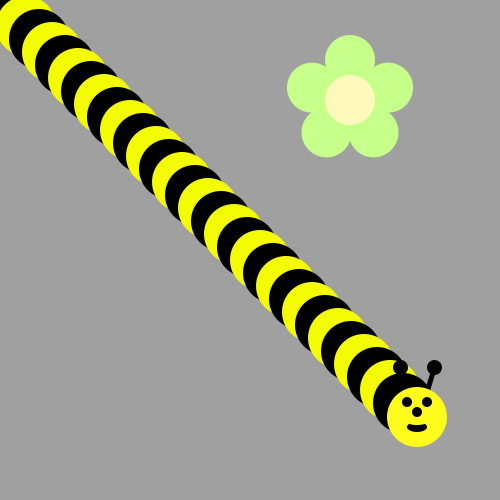
Frame 1 (no input)
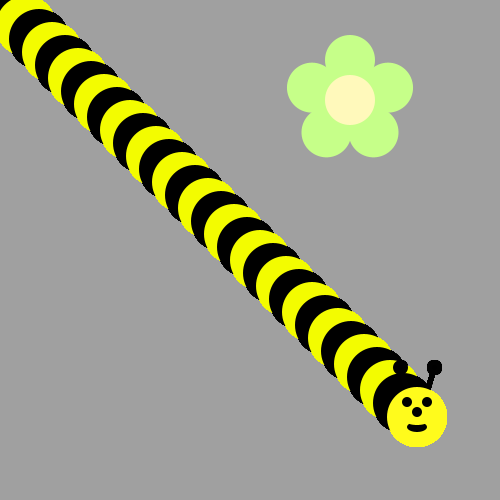
Frame 60 (the mouse pressed at the canvas centre just before this capture)
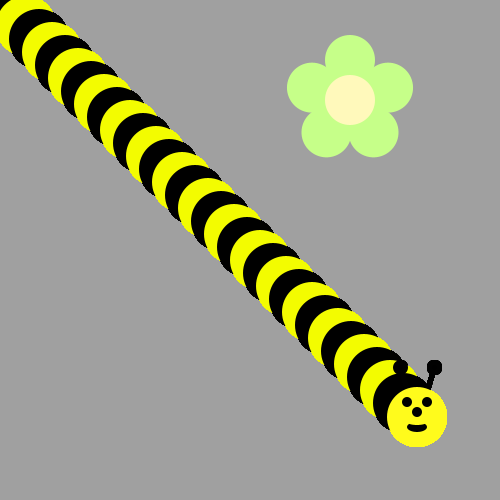
Frame 120 (the mouse held since frame 60 and released just before this capture)

The Processing sketch that drew these frames (run headless with seeded random() and noise(); from frame 60 on, the mouse is pressed at the canvas centre):

// Processing sketch: Bumble_Bee_Challenge
// ── Bumble_Bee_Challenge.pde
void draw() {
/*Use a loop to make a body for the Bee!
Then put his head on using drawBeeFace(x,y)
Use Modulo to make the colors alternate 
*/
for (int i = 0; i < 413; i+=13){
if(i%2 == 1){
  fill(#000000);
  ellipse(i,i,60,60);
}
  else if(i%2 == 0){
    fill(#F3FC00);
    ellipse(i,i,60,60);
  }
}
drawBeeFace(417,417);
}


void drawFlower(int x, int y) {
     noStroke();
     translate(x, y);
     // draw 5 petals, rotating after each one<
     fill(#c6ff89);      // green
      for (int i = 0; i < 5; i++) {
           ellipse(0, -40, 50, 50);
          rotate(radians(72));
     }
     fill(#fff9bb); // light yellow
     ellipse(0, 0, 50, 50);
     
} 
void drawBeeFace(int BeeFaceX, int BeeFaceY) {
     noStroke();
     fill(0, 0, 0);
     stroke(1);
     strokeWeight(5);
     line(BeeFaceX-10, BeeFaceY-27, BeeFaceX-17, BeeFaceY-50);
     line(BeeFaceX+10, BeeFaceY-27, BeeFaceX+17, BeeFaceY-50);
     ellipse(BeeFaceX-17, BeeFaceY-50, 10, 10);
     ellipse(BeeFaceX+17, BeeFaceY-50, 10, 10);
     noStroke();
     fill(255, 251, 28);
     ellipse(BeeFaceX, BeeFaceY, 60, 60); // face
     fill(255, 237, 209);
     fill(0,0,0);
      ellipse(BeeFaceX-10, BeeFaceY-15, 10, 10); // eyes
     ellipse(BeeFaceX+10, BeeFaceY-15, 10, 10);
      ellipse(BeeFaceX, BeeFaceY-5, 10, 10); // nose
      ellipse(BeeFaceX, BeeFaceY+10, 20, 10);// mouth
     fill(255, 251, 28);
     ellipse(BeeFaceX, BeeFaceY+5, 20, 6);
}

void setup() {
     ellipseMode(CENTER);
     size(500, 500);
     background(160, 160, 160);
      drawFlower(350, 100);
}
